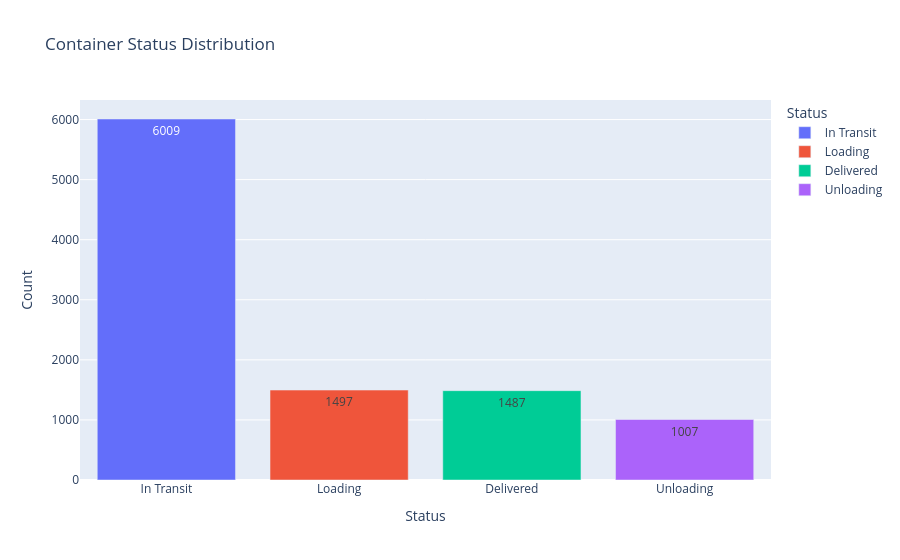

Notebook cell for this chart:
### Markdown cell above
## Container Status

### Code cell
status = df["container_status"].value_counts().reset_index()
status.columns=["Status","Count"]
fig = px.bar(status,x="Status",y="Count",text="Count",color="Status",title="Container Status Distribution")
fig.show()

### Figure 1 — Plotly figure (JSON) as saved in the notebook; plotly's stock layout.template omitted (floating-point values rounded to 4 significant figures)
{"data": [{"hovertemplate": "Status=%{x}<br>Count=%{text}<extra></extra>", "legendgroup": "In Transit", "marker": {"color": "#636efa", "pattern": {"shape": ""}}, "name": "In Transit", "orientation": "v", "showlegend": true, "text": [6009.0], "textposition": "auto", "type": "bar", "x": ["In Transit"], "xaxis": "x", "y": [6009], "yaxis": "y"}, {"hovertemplate": "Status=%{x}<br>Count=%{text}<extra></extra>", "legendgroup": "Loading", "marker": {"color": "#EF553B", "pattern": {"shape": ""}}, "name": "Loading", "orientation": "v", "showlegend": true, "text": [1497.0], "textposition": "auto", "type": "bar", "x": ["Loading"], "xaxis": "x", "y": [1497], "yaxis": "y"}, {"hovertemplate": "Status=%{x}<br>Count=%{text}<extra></extra>", "legendgroup": "Delivered", "marker": {"color": "#00cc96", "pattern": {"shape": ""}}, "name": "Delivered", "orientation": "v", "showlegend": true, "text": [1487.0], "textposition": "auto", "type": "bar", "x": ["Delivered"], "xaxis": "x", "y": [1487], "yaxis": "y"}, {"hovertemplate": "Status=%{x}<br>Count=%{text}<extra></extra>", "legendgroup": "Unloading", "marker": {"color": "#ab63fa", "pattern": {"shape": ""}}, "name": "Unloading", "orientation": "v", "showlegend": true, "text": [1007.0], "textposition": "auto", "type": "bar", "x": ["Unloading"], "xaxis": "x", "y": [1007], "yaxis": "y"}], "layout": {"barmode": "relative", "legend": {"title": {"text": "Status"}, "tracegroupgap": 0}, "title": {"text": "Container Status Distribution"}, "xaxis": {"anchor": "y", "categoryarray": ["In Transit", "Loading", "Delivered", "Unloading"], "categoryorder": "array", "domain": [0, 1], "title": {"text": "Status"}}, "yaxis": {"anchor": "x", "domain": [0, 1], "title": {"text": "Count"}}}}
